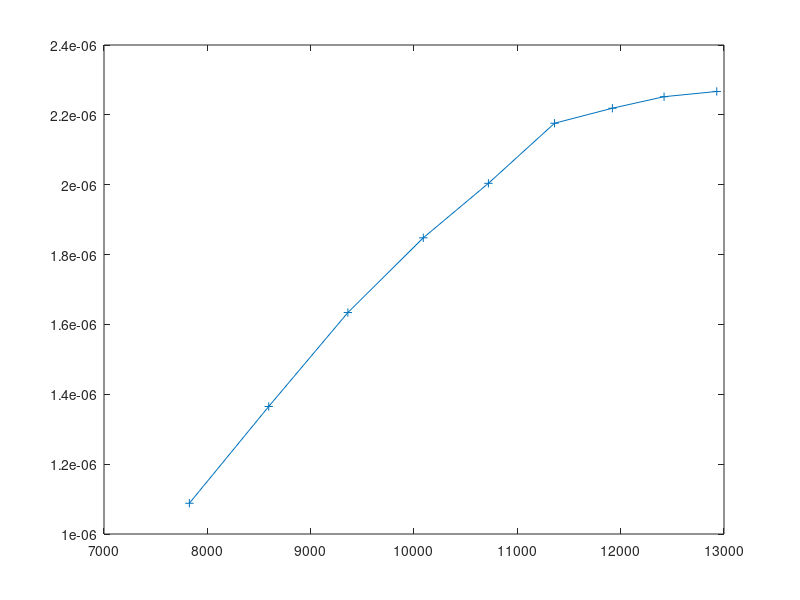

Source code (MATLAB):
function CurveFitOmegaRPM
%This function is a test to play around with different curve fits. Never
%got used. 
omega = [7826,8594,9360,10090,10720,11360,11920,12420,12930];
ct = [1.088,1.365,1.634,1.848,2.004,2.176,2.219,2.252,2.267];
ct = ct.*10^-6;

figure
plot(omega,ct,'-+')